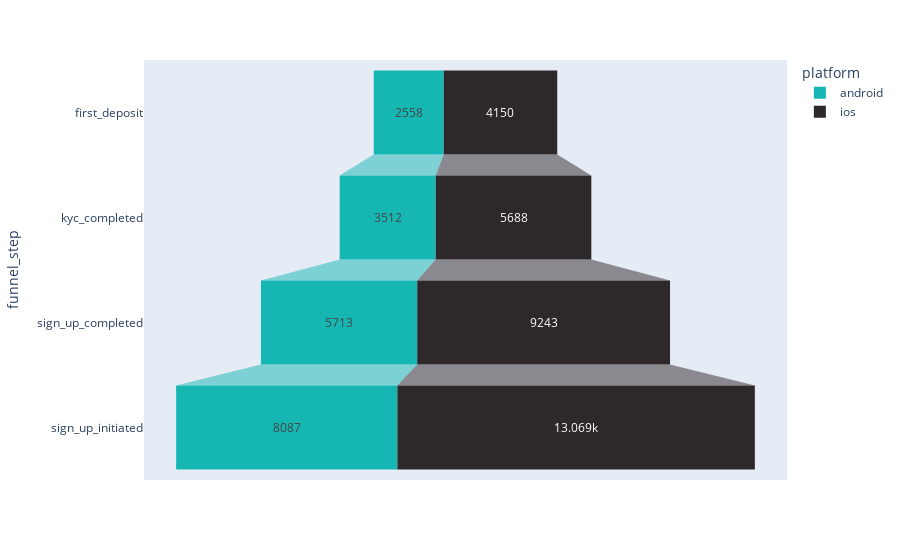

Here is the notebook cell this chart was saved with:
### Code cell
stages = ["sign_up_initiateds", "sign_up_completed", "kyc_completed", "first_deposit"]
fig = px.funnel(platform, x='user_id', y='funnel_step', color='platform', color_discrete_map={"android": "#16B6B3", 
                                    "ios": "#2E282A"},)
fig.show()

### Figure 1 — Plotly figure (JSON) as saved in the notebook; plotly's stock layout.template omitted (floating-point values rounded to 4 significant figures)
{"data": [{"hovertemplate": "platform=android<br>user_id=%{x}<br>funnel_step=%{y}<extra></extra>", "legendgroup": "android", "marker": {"color": "#16B6B3"}, "name": "android", "orientation": "h", "showlegend": true, "type": "funnel", "x": [2558, 3512, 5713, 8087], "xaxis": "x", "y": ["first_deposit", "kyc_completed", "sign_up_completed", "sign_up_initiated"], "yaxis": "y"}, {"hovertemplate": "platform=ios<br>user_id=%{x}<br>funnel_step=%{y}<extra></extra>", "legendgroup": "ios", "marker": {"color": "#2E282A"}, "name": "ios", "orientation": "h", "showlegend": true, "type": "funnel", "x": [4150, 5688, 9243, 13069], "xaxis": "x", "y": ["first_deposit", "kyc_completed", "sign_up_completed", "sign_up_initiated"], "yaxis": "y"}], "layout": {"legend": {"title": {"text": "platform"}, "tracegroupgap": 0}, "margin": {"t": 60}, "xaxis": {"anchor": "y", "domain": [0, 1], "title": {"text": "user_id"}}, "yaxis": {"anchor": "x", "domain": [0, 1], "title": {"text": "funnel_step"}}}}
